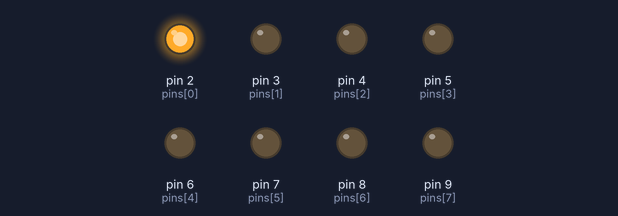
Bench run of a sketch on a simulated Arduino Uno, built with avr-gcc and run on an emulated ATmega328P. Parts: output pins drawn as LEDs (lit = HIGH).

Above: at 0.5 s.
At 2.5 s:
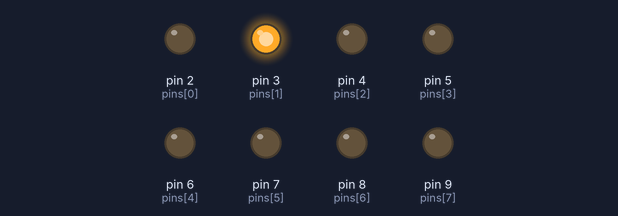
At 4.5 s:
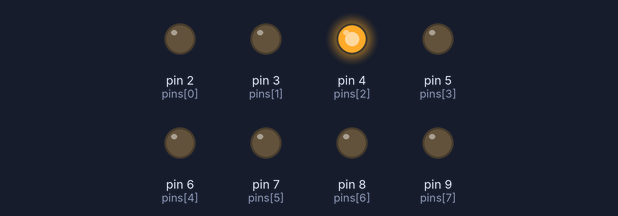
At 10.5 s:
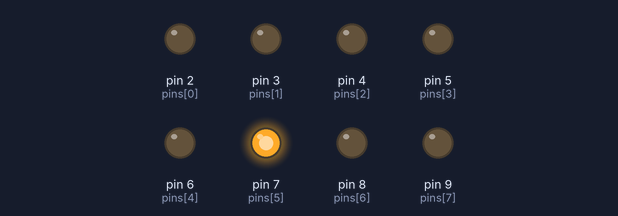
At 14.5 s:
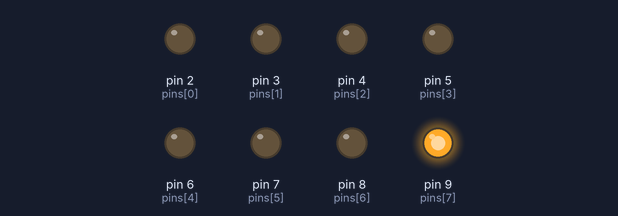
At 19.5 s:
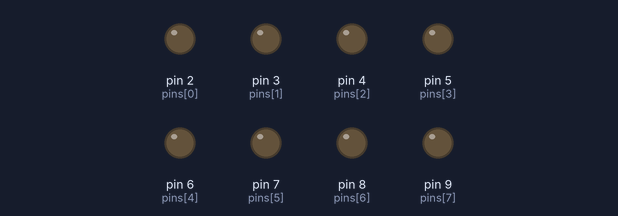
Timing chart, 0 to 20.8 s (numbered marks = the images above):
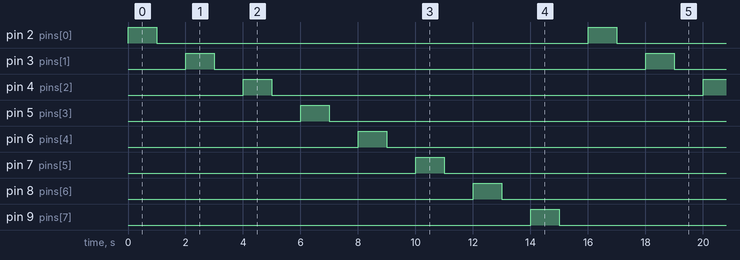

The sketch:

devlin_rowblink.ino
```cpp
//Daniel Devlin
//RowBLink

int pins [] = {2, 3, 4, 5, 6, 7, 8, 9};

void rowBlink() {
  for (int i = 0; i < 8; i++) {
    digitalWrite(pins [i], HIGH);
    delay(1000);
    digitalWrite(pins [i], LOW);
    delay(1000);

  }
}
void setup() {
  pinMode(2, OUTPUT);
  pinMode(3, OUTPUT);
  pinMode(4, OUTPUT);
  pinMode(5, OUTPUT);
  pinMode(6, OUTPUT);
  pinMode(7, OUTPUT);
  pinMode(8, OUTPUT);
  pinMode(9, OUTPUT);
}
void loop() {
  rowBlink();
}
```

Measured:
- by itself, pin 2 (pins[0]), pin 3 (pins[1]), pin 4 (pins[2]), pin 5 (pins[3]), pin 6 (pins[4]), pin 7 (pins[5]), pin 8 (pins[6]), pin 9 (pins[7]): alternates HIGH for 1.0 s and LOW for 15.0 s
- by itself, everything shown: repeats every 16.0 s, in 16 steps
